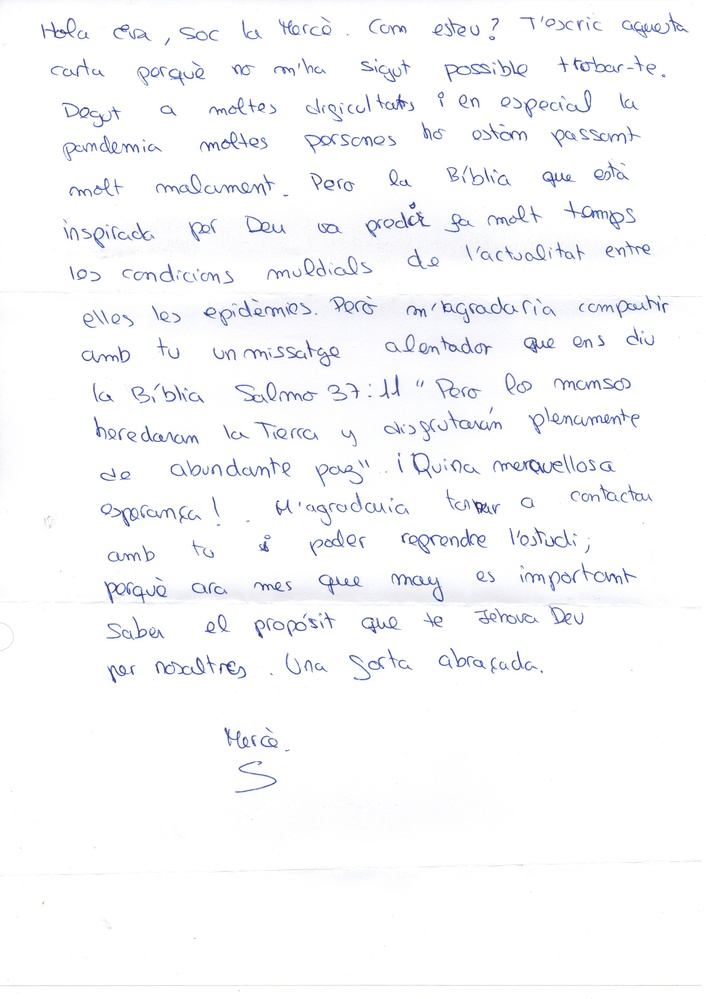
#> input picture Projects/OCR/img.jpg, 706 x 999 px, shrunk from 2481 x 3509 before the run
$ python ocr.py
#> lines starting #> are read from the running program, lines starting #| are printed output that depends on the picture
import cv2
import pytesseract

def ocr(img):
    text = pytesseract.image_to_string(img)
    return text

img = cv2.imread('img.jpg')
#> img is the input picture: shape (999, 706, 3); mean B, G, R 251.2, 248.8, 248.2

def gray(image):
    return cv2.cvtColor(image,cv2.COLOR_BGR2GRAY)
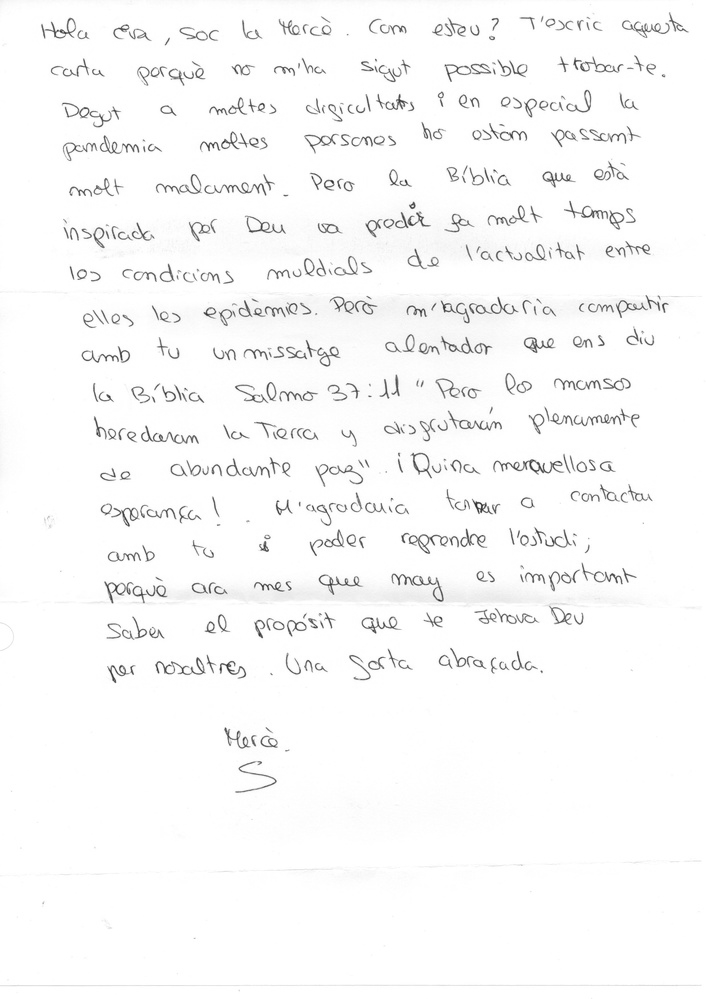
#> returned value: shape (999, 706); min 38, max 255, mean 248.9

print(gray(img))
#> (printed output is left out)
